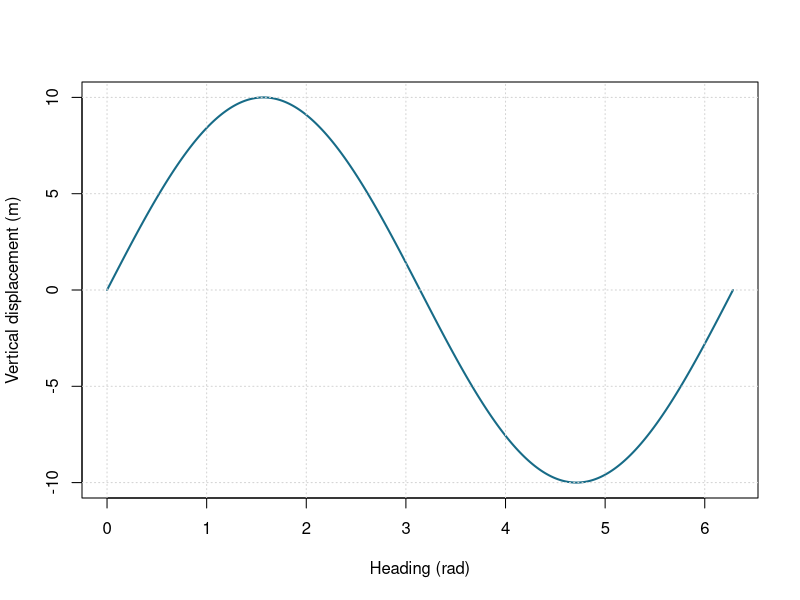

Source code (R):
# Applied investigation: Directional motion
# 1. Define the input domain and model
x <- seq(0, 6.28318530718, length.out = 301)
y <- 10*sin(x)

# 2. Inspect numerical predictions
idx <- unique(round(seq(1, length(x), length.out = 5)))
print(data.frame(input = x[idx], output = y[idx]))

# 3. Visualize the model with labeled axes
plot(x, y, type = "l", lwd = 2, col = "#176B87",
     xlab = "Heading (rad)", ylab = "Vertical displacement (m)")
grid()

# 4. Check the sampled output range
print(range(y))
